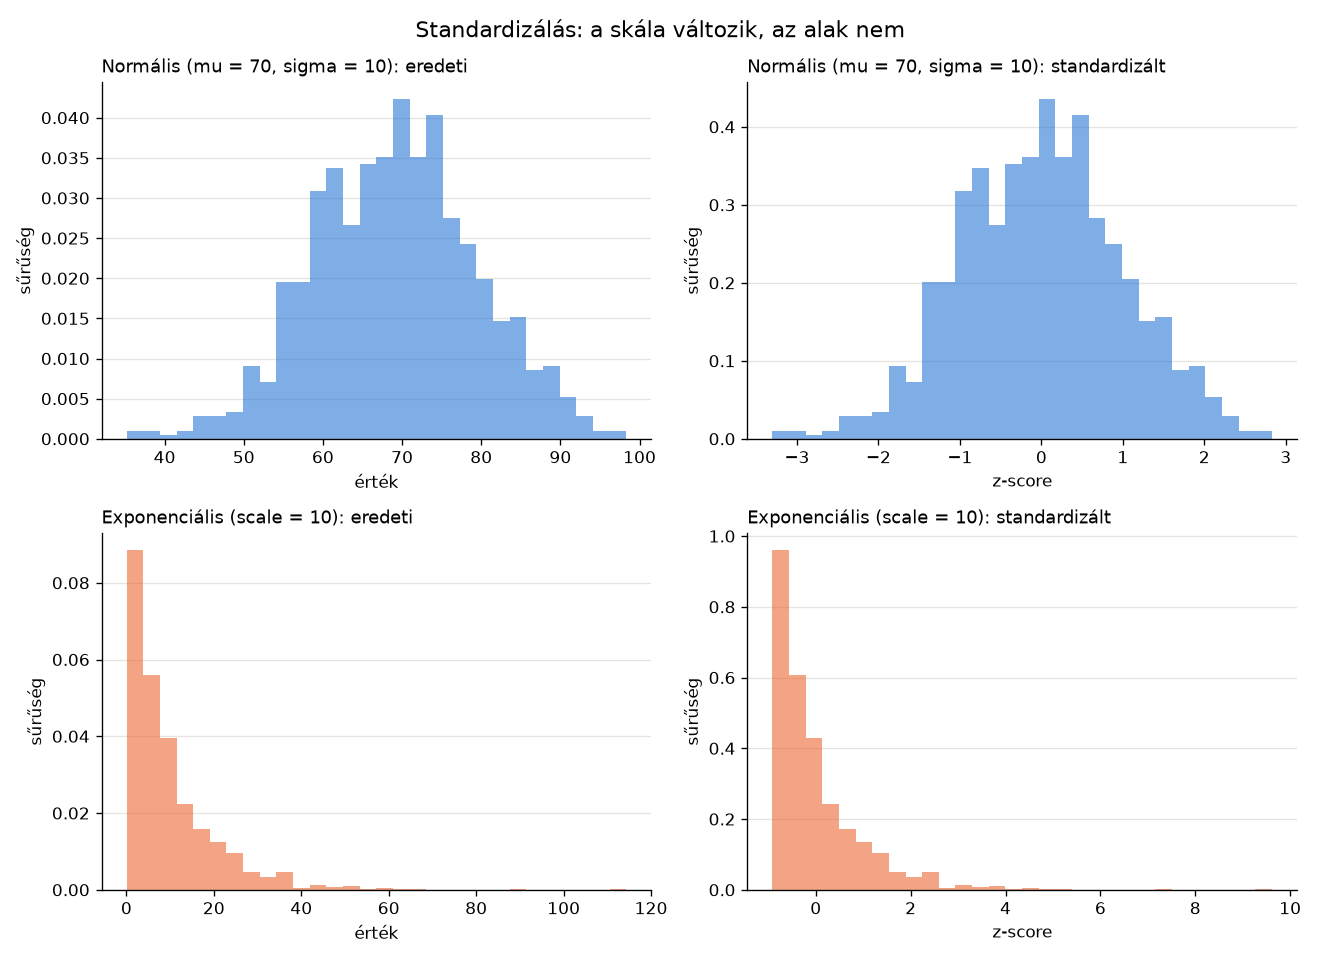

Write the Python code that produced this figure.
# -*- coding: utf-8 -*-
"""Standardizálás (z-score).

Minden értékből kivonjuk a minta átlagát, majd elosztjuk a minta szórásával.
A standardizált adatsor átlaga 0, szórása 1, de az eloszlás alakja nem
változik: a standardizálás nem teszi normális eloszlásúvá az adatokat.
"""

import os

import numpy as np
import matplotlib.pyplot as plt

MU = 70
SIGMA = 10
MINTA_MERET = 1000

SZINEK = ("#2a78d6", "#eb6834")


def standardizal(x):
    """z = (x - átlag) / szórás"""
    return (x - x.mean()) / x.std()


def ax_formaz(ax, cim, xlabel):
    """Közös formázás: cím, tengelyfeliratok, halvány rács."""
    ax.set_title(cim, loc="left", fontsize=11)
    ax.set_xlabel(xlabel)
    ax.set_ylabel("sűrűség")
    ax.grid(axis="y", color="#e5e4df", linewidth=0.8)
    ax.set_axisbelow(True)
    for oldal in ("top", "right"):
        ax.spines[oldal].set_visible(False)


def main():
    # a) A 85 pontos eredmény z-score-ja
    z = (85 - MU) / SIGMA
    print("a) z = (85 - {}) / {} = {:.2f}".format(MU, SIGMA, z))
    print("   A 85 pont {:.2f} szórásnyira van az átlag felett.".format(z))
    print()

    # b) Negatív z-score
    z_negativ = (55 - MU) / SIGMA
    print("b) Negatív z-score: az érték az átlag ALATT van.")
    print("   Pl. 55 pont: z = (55 - {}) / {} = {:.2f},".format(MU, SIGMA, z_negativ))
    print("   vagyis 1,5 szórásnyival az átlag alatt.")
    print()

    # c) Adatsor standardizálása és ellenőrzése
    normalis = np.random.normal(MU, SIGMA, MINTA_MERET)
    exponencialis = np.random.exponential(scale=10, size=MINTA_MERET)
    mintak = [
        ("Normális (mu = 70, sigma = 10)", normalis),
        ("Exponenciális (scale = 10)", exponencialis),
    ]

    print("c) Standardizálás előtt és után:")
    print("{:>32} | {:>8} {:>8} | {:>8} {:>8}".format(
        "", "átlag", "szórás", "z átlag", "z szórás"))
    for nev, x in mintak:
        z_minta = standardizal(x)
        # a kerekítési hiba (pl. -1e-16) ne "-0.000"-ként jelenjen meg
        z_atlag = round(z_minta.mean(), 10) + 0.0
        print("{:>32} | {:>8.3f} {:>8.3f} | {:>8.3f} {:>8.3f}".format(
            nev, x.mean(), x.std(), z_atlag, z_minta.std()))
    print()
    print("   Mindkét standardizált adatsor átlaga 0, szórása 1, de az")
    print("   exponenciális minta standardizálás után is ferde marad.")

    # Ábra: eredeti és standardizált hisztogramok
    fig, axes = plt.subplots(2, 2, figsize=(11, 8))
    for sor, (szin, (nev, x)) in enumerate(zip(SZINEK, mintak)):
        axes[sor, 0].hist(x, bins=30, density=True, color=szin, alpha=0.6)
        ax_formaz(axes[sor, 0], "{}: eredeti".format(nev), "érték")
        axes[sor, 1].hist(standardizal(x), bins=30, density=True, color=szin, alpha=0.6)
        ax_formaz(axes[sor, 1], "{}: standardizált".format(nev), "z-score")

    fig.suptitle("Standardizálás: a skála változik, az alak nem", fontsize=13)
    fig.tight_layout()
    fig.savefig(os.path.join(os.path.dirname(os.path.abspath(__file__)),
                             "standardizalas.png"), dpi=120)
    plt.show()


if __name__ == "__main__":
    main()
